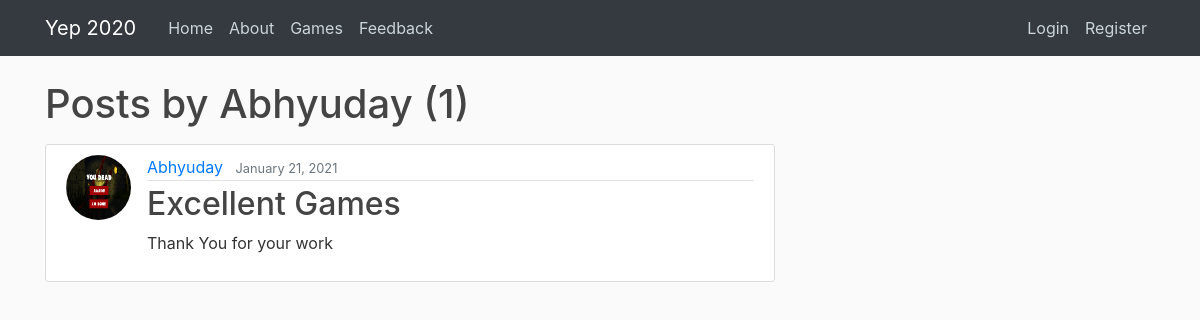
Page /user/Abhyuday on the committed database.
### games/models.py (models this page shows, shortened)
class Post(models.Model):
    title = models.CharField(max_length=100)
    content = models.TextField()
    date_posted = models.DateTimeField(default=timezone.now)
    author = models.ForeignKey(User, on_delete=models.CASCADE)

### users/models.py (models this page shows, shortened)
class Profile(models.Model):
    user = models.OneToOneField(User, on_delete=models.CASCADE)
    image = models.ImageField(default='default.jpg', upload_to='profile_pics')

### games/views.py (the view)
# urls.py: path('user/<str:username>', UserPostListView.as_view(), name='user-posts'),
class UserPostListView(ListView):
    model = Post
    template_name = 'games/user_posts.html'  # <app>/<model>_<viewtype>.html
    context_object_name = 'posts'
    paginate_by = 5
    def get_queryset(self):
        user = get_object_or_404(User, username=self.kwargs.get('username'))
        return Post.objects.filter(author=user).order_by('-date_posted')

### games/templates/games/user_posts.html (shortened to what this page needs)
{% extends "games/base.html" %}
{% block content %}
    <h1 class="mb-3">Posts by {{ view.kwargs.username }} ({{ page_obj.paginator.count }})</h1>
    {% for post in posts %}
        <article class="media content-section">
          <img class="rounded-circle article-img" src="{{ post.author.profile.image.url }}">
          <div class="media-body">
            <div class="article-metadata">
              <a class="mr-2" href="{% url 'user-posts' post.author.username %}">{{ post.author }}</a>
              <small class="text-muted">{{ post.date_posted|date:"F d, Y" }}</small>
            </div>
            <h2><a class="article-title" href="{% url 'post-detail' post.id %}">{{ post.title }}</a></h2>
            <p class="article-content">{{ post.content }}</p>
          </div>
        </article>
    {% endfor %}
{% endblock content %}

### games/static/blog/main.css (style rules this page uses)
body { background: #fafafa; color: #333333; margin-top: 5rem; }
h1, h2, h3, h4, h5, h6 { color: #444444; }
.content-section { background: #ffffff; padding: 10px 20px; border: 1px solid #dddddd; border-radius: 3px; margin-bottom: 20px; }
.article-title { color: #444444; }
.article-content { white-space: pre-line; }
.article-img { height: 65px; width: 65px; margin-right: 16px; }
.article-metadata { padding-bottom: 1px; margin-bottom: 4px; border-bottom: 1px solid #e3e3e3 }

### rows in the picture
Post: author.profile.image (picture), author "Abhyuday", date_posted "January 21, 2021", title "Excellent Games", content "Thank You for your work"

### other values in the picture
{{ view.kwargs.username }} "Abhyuday"
{{ page_obj.paginator.count }} "1"
